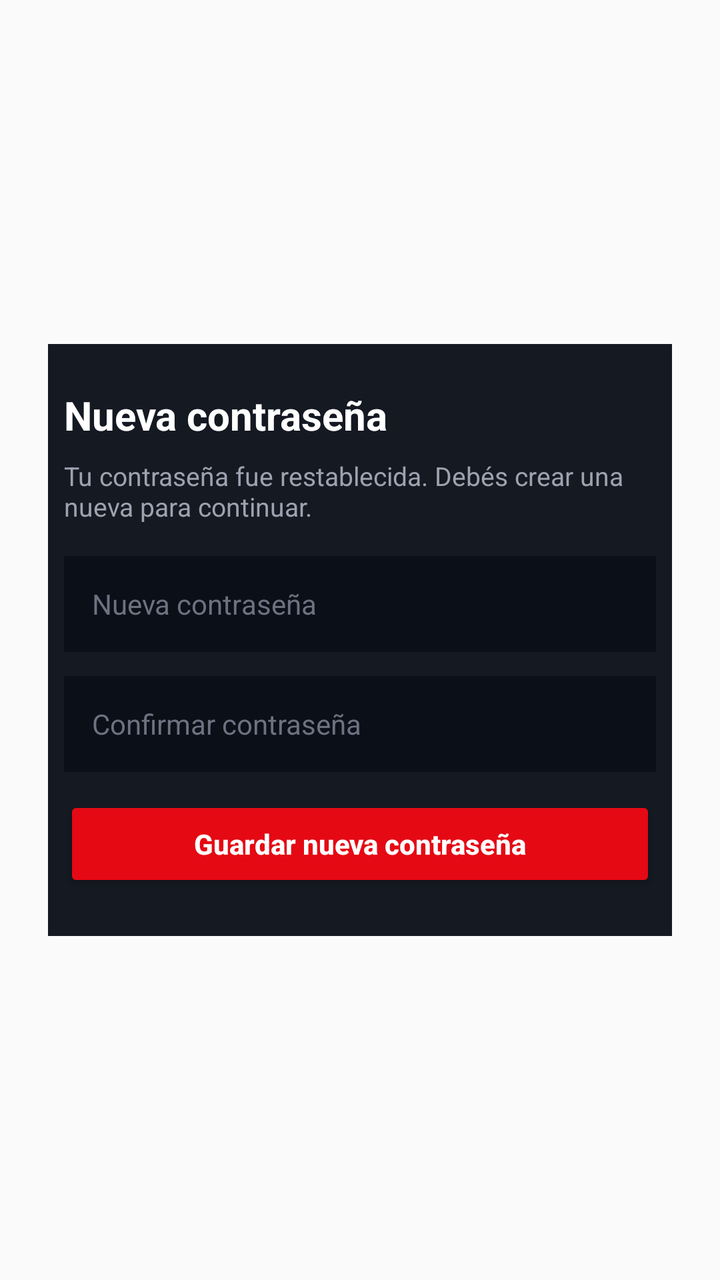
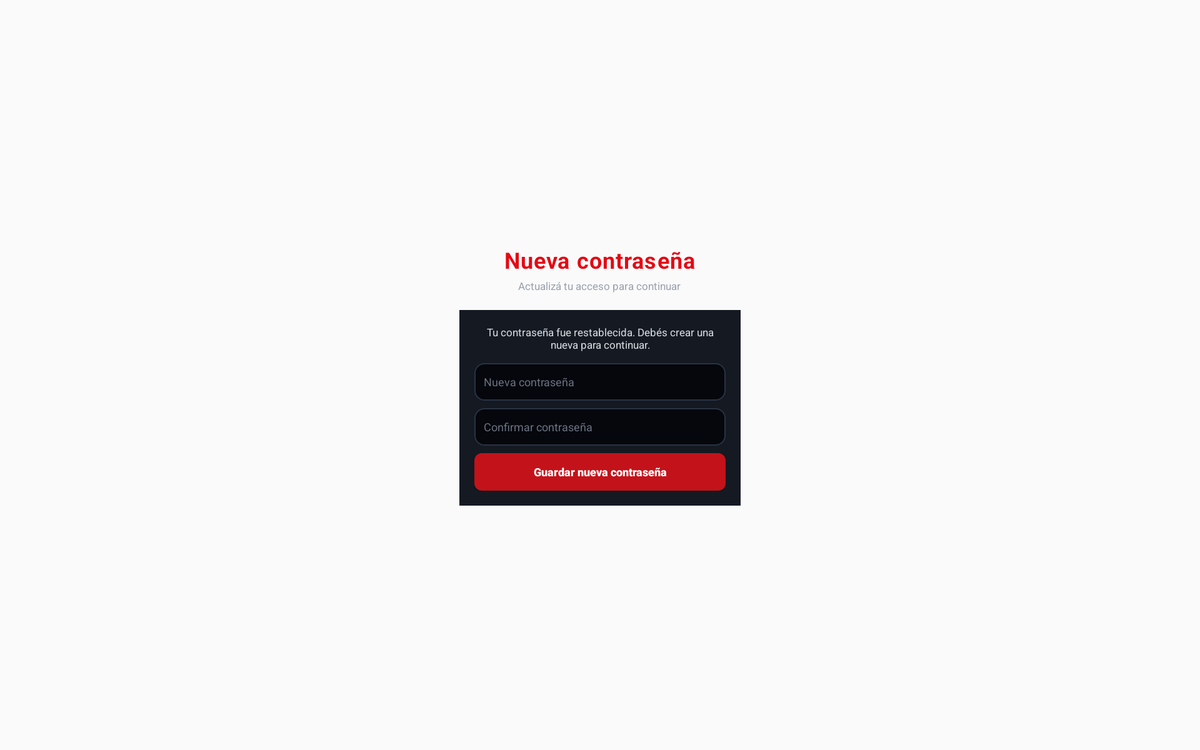

Compare how this app lays out the same screen by default and in its alternative resource folder. The renders come first, then the two layout files and the values they reference.
<!-- AndroidManifest.xml: application theme Theme.WishnetTVapp -->
<!-- res/layout/activity_change_password.xml -->
<?xml version="1.0" encoding="utf-8"?>
<ScrollView xmlns:android="http://schemas.android.com/apk/res/android"
    android:layout_width="match_parent"
    android:layout_height="match_parent"
    android:fillViewport="true"
    android:background="@drawable/bg_app_image">

    <LinearLayout
        android:layout_width="match_parent"
        android:layout_height="match_parent"
        android:orientation="vertical"
        android:gravity="center"
        android:padding="24dp">

        <LinearLayout
            android:layout_width="340dp"
            android:layout_height="wrap_content"
            android:orientation="vertical"
            android:background="#141922"
            android:padding="22dp">

            <TextView
                android:id="@+id/txtChangeTitle"
                android:layout_width="wrap_content"
                android:layout_height="wrap_content"
                android:text="Nueva contraseña"
                android:textColor="#FFFFFF"
                android:textSize="20sp"
                android:textStyle="bold"
                android:layout_marginBottom="8dp" />

            <TextView
                android:id="@+id/txtChangeSubtitle"
                android:layout_width="match_parent"
                android:layout_height="wrap_content"
                android:text="Tu contraseña fue restablecida. Debés crear una nueva para continuar."
                android:textColor="#9CA3AF"
                android:textSize="13sp"
                android:layout_marginBottom="16dp" />

            <EditText
                android:id="@+id/edtNewPassword"
                android:layout_width="match_parent"
                android:layout_height="48dp"
                android:layout_marginBottom="12dp"
                android:background="#0B0F17"
                android:hint="Nueva contraseña"
                android:inputType="textPassword"
                android:paddingLeft="14dp"
                android:paddingRight="14dp"
                android:textColor="#FFFFFF"
                android:textColorHint="#6B7280"
                android:textSize="14sp" />

            <EditText
                android:id="@+id/edtConfirmPassword"
                android:layout_width="match_parent"
                android:layout_height="48dp"
                android:layout_marginBottom="12dp"
                android:background="#0B0F17"
                android:hint="Confirmar contraseña"
                android:inputType="textPassword"
                android:paddingLeft="14dp"
                android:paddingRight="14dp"
                android:textColor="#FFFFFF"
                android:textColorHint="#6B7280"
                android:textSize="14sp" />

            <TextView
                android:id="@+id/txtPasswordError"
                android:layout_width="match_parent"
                android:layout_height="wrap_content"
                android:text=""
                android:textColor="#F87171"
                android:textSize="12sp"
                android:visibility="gone"
                android:layout_marginBottom="10dp" />

            <Button
                android:id="@+id/btnSavePassword"
                android:layout_width="match_parent"
                android:layout_height="48dp"
                android:backgroundTint="#E50914"
                android:text="Guardar nueva contraseña"
                android:textAllCaps="false"
                android:textColor="#FFFFFF"
                android:textSize="14sp"
                android:textStyle="bold" />

            <ProgressBar
                android:id="@+id/progressChangePassword"
                android:layout_width="wrap_content"
                android:layout_height="wrap_content"
                android:layout_gravity="center_horizontal"
                android:layout_marginTop="14dp"
                android:visibility="gone" />
        </LinearLayout>
    </LinearLayout>
</ScrollView>
<!-- resources referenced by this layout -->
<resources>
  <style name="Theme.WishnetTVapp" parent="Theme.AppCompat.DayNight.NoActionBar">
          <item name="android:statusBarColor">#000000</item>
          <item name="android:navigationBarColor">#000000</item>
          <item name="colorPrimary">#000000</item>
          <item name="colorPrimaryDark">#000000</item>
          <item name="colorAccent">#FFFFFF</item>
          <item name="android:defaultFocusHighlightEnabled">false</item>
          <item name="android:colorControlHighlight">@android:color/transparent</item>
      </style>
</resources>
<!-- res/layout-sw720dp/activity_change_password.xml (the repository's variant of the layout above) -->
<!-- drawn on a large tablet held sideways -->
<?xml version="1.0" encoding="utf-8"?>
<ScrollView xmlns:android="http://schemas.android.com/apk/res/android"
    android:layout_width="match_parent"
    android:layout_height="match_parent"
    android:fillViewport="true"
    android:background="@drawable/bg_app_image">

    <LinearLayout
        android:layout_width="match_parent"
        android:layout_height="match_parent"
        android:orientation="vertical"
        android:gravity="center"
        android:paddingLeft="80dp"
        android:paddingRight="80dp"
        android:paddingTop="24dp"
        android:paddingBottom="24dp">

        <LinearLayout
            android:layout_width="wrap_content"
            android:layout_height="wrap_content"
            android:orientation="vertical"
            android:gravity="center_horizontal"
            android:layout_marginBottom="18dp">

            <TextView
                android:id="@+id/txtChangeTitle"
                android:layout_width="wrap_content"
                android:layout_height="wrap_content"
                android:text="Nueva contraseña"
                android:textColor="#E50914"
                android:textSize="24sp"
                android:textStyle="bold"
                android:letterSpacing="0.03" />

            <TextView
                android:id="@+id/txtChangeSubtitle"
                android:layout_width="wrap_content"
                android:layout_height="wrap_content"
                android:layout_marginTop="4dp"
                android:text="Actualizá tu acceso para continuar"
                android:textColor="#9CA3AF"
                android:textSize="11sp" />
        </LinearLayout>

        <LinearLayout
            android:layout_width="300dp"
            android:layout_height="wrap_content"
            android:orientation="vertical"
            android:background="#141922"
            android:padding="16dp">

            <TextView
                android:layout_width="match_parent"
                android:layout_height="wrap_content"
                android:text="Tu contraseña fue restablecida. Debés crear una nueva para continuar."
                android:textColor="#D1D5DB"
                android:textSize="11sp"
                android:gravity="center"
                android:textAlignment="center"
                android:layout_marginBottom="12dp" />

            <EditText
                android:id="@+id/edtNewPassword"
                android:layout_width="match_parent"
                android:layout_height="40dp"
                android:layout_marginBottom="8dp"
                android:background="@drawable/tv_input_selector"
                android:hint="Nueva contraseña"
                android:inputType="textPassword"
                android:paddingLeft="10dp"
                android:paddingRight="10dp"
                android:textColor="#FFFFFF"
                android:textColorHint="#6B7280"
                android:textSize="12sp"
                android:focusable="true"
                android:focusableInTouchMode="true"
                android:nextFocusDown="@id/edtConfirmPassword" />

            <EditText
                android:id="@+id/edtConfirmPassword"
                android:layout_width="match_parent"
                android:layout_height="40dp"
                android:layout_marginBottom="8dp"
                android:background="@drawable/tv_input_selector"
                android:hint="Confirmar contraseña"
                android:inputType="textPassword"
                android:paddingLeft="10dp"
                android:paddingRight="10dp"
                android:textColor="#FFFFFF"
                android:textColorHint="#6B7280"
                android:textSize="12sp"
                android:focusable="true"
                android:focusableInTouchMode="true"
                android:nextFocusUp="@id/edtNewPassword"
                android:nextFocusDown="@id/btnSavePassword" />

            <TextView
                android:id="@+id/txtPasswordError"
                android:layout_width="match_parent"
                android:layout_height="wrap_content"
                android:layout_marginBottom="8dp"
                android:text=""
                android:textColor="#F87171"
                android:textSize="10sp"
                android:gravity="center"
                android:textAlignment="center"
                android:layout_gravity="center"
                android:visibility="gone" />

            <Button
                android:id="@+id/btnSavePassword"
                android:layout_width="match_parent"
                android:layout_height="40dp"
                android:background="@drawable/tv_button_selector"
                android:text="Guardar nueva contraseña"
                android:textAllCaps="false"
                android:textColor="#FFFFFF"
                android:textSize="12sp"
                android:textStyle="bold"
                android:focusable="true"
                android:focusableInTouchMode="true"
                android:nextFocusUp="@id/edtConfirmPassword" />

            <ProgressBar
                android:id="@+id/progressChangePassword"
                android:layout_width="wrap_content"
                android:layout_height="wrap_content"
                android:layout_gravity="center_horizontal"
                android:layout_marginTop="10dp"
                android:visibility="gone" />
        </LinearLayout>

    </LinearLayout>
</ScrollView>
<!-- resources referenced by the variant -->
<!-- as a large tablet held sideways resolves them -->
<resources>
  <!-- drawable tv_button_selector (drawable) -->
  <?xml version="1.0" encoding="utf-8"?>
  <selector xmlns:android="http://schemas.android.com/apk/res/android">
  
      
      <item android:state_focused="true">
          <shape android:shape="rectangle">
              <solid android:color="#E50914" />
              <corners android:radius="8dp" />
          </shape>
      </item>
  
      
      <item android:state_pressed="true">
          <shape android:shape="rectangle">
              <solid android:color="#B20710" />
              <corners android:radius="8dp" />
          </shape>
      </item>
  
      
      <item>
          <shape android:shape="rectangle">
              <solid android:color="#C4121A" />
              <corners android:radius="8dp" />
          </shape>
      </item>
  
  </selector>
  <!-- drawable tv_input_selector (drawable) -->
  <?xml version="1.0" encoding="utf-8"?>
  <selector xmlns:android="http://schemas.android.com/apk/res/android">
  
      <item android:state_focused="true">
          <shape android:shape="rectangle">
              <solid android:color="#05070D" />
              <stroke
                  android:width="2dp"
                  android:color="#FF4D4D" />
              <corners android:radius="10dp" />
          </shape>
      </item>
  
      <item>
          <shape android:shape="rectangle">
              <solid android:color="#05070D" />
              <stroke
                  android:width="1dp"
                  android:color="#2A3342" />
              <corners android:radius="10dp" />
          </shape>
      </item>
  
  </selector>
  <style name="Theme.WishnetTVapp" parent="Theme.AppCompat.DayNight.NoActionBar">
          <item name="android:statusBarColor">#000000</item>
          <item name="android:navigationBarColor">#000000</item>
          <item name="colorPrimary">#000000</item>
          <item name="colorPrimaryDark">#000000</item>
          <item name="colorAccent">#FFFFFF</item>
          <item name="android:defaultFocusHighlightEnabled">false</item>
          <item name="android:colorControlHighlight">@android:color/transparent</item>
      </style>
</resources>
